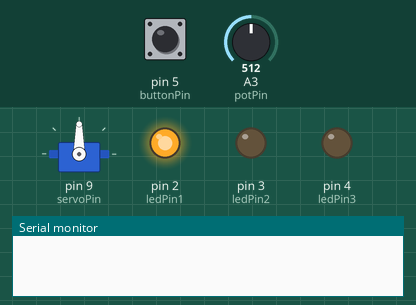
A sketch run on a simulated Arduino Uno, built with avr-gcc and run on an emulated ATmega328P. Shown: servo, output pins drawn as LEDs (lit = HIGH), the last lines printed to the serial monitor. The inputs (shaded band) are chosen by the test bench; at power-on: A3 (potPin) = 512, pin 5 (buttonPin) LOW.

Above: at 1.2 s.
1.3 s: A3 (potPin) set to 716
At 1.8 s:
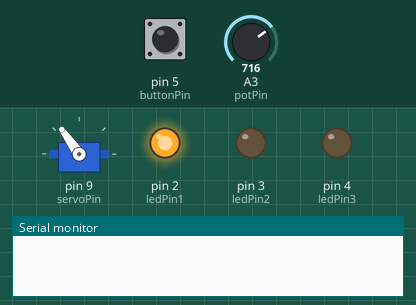
2.8 s: pin 5 (buttonPin) pulled HIGH for 0.15 s
At 4.1 s:
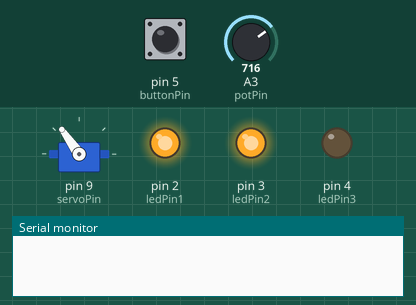
4.4 s: pin 5 (buttonPin) pulled HIGH for 1 s
At 5.5 s:
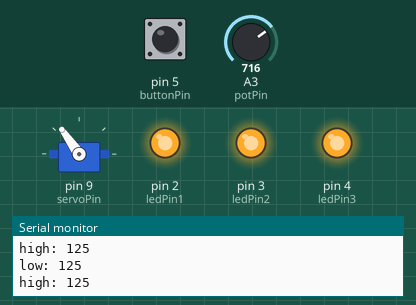
6.9 s: pin 5 (buttonPin) pulled HIGH for 3.2 s
At 7.7 s:
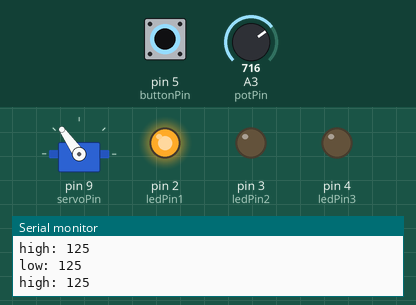
11.6 s: A3 (potPin) set to 900
At 12.0 s:
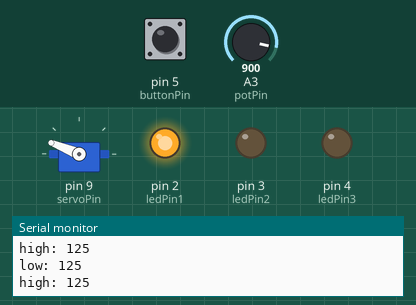
13.1 s: A3 (potPin) set to 1023
At 14.4 s:
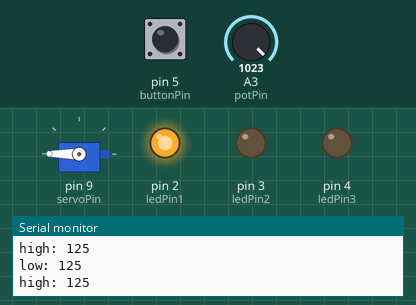
Timing chart, 0 to 15.6 s (numbered marks = the images above; inputs shaded):
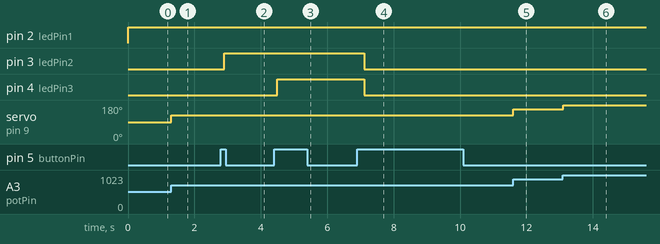

The sketch:

linac-cern.ino
```cpp
#include <Servo.h>
const int potPin = A3;
const int buttonPin = 5;
const int ledPin1 = 2;
const int ledPin2 = 3;
const int ledPin3 = 4;
const int servoPin = 9;

Servo myservo;
int state = 0;
int potVal = 0;
int buttonState;
int lastButtonState = 0;
int servoPos = 0;
int lowDegree;
int highDegree;


// the following variables are unsigned longs because the time, measured in
// milliseconds, will quickly become a bigger number than can be stored in an int.
unsigned long lastDebounceTime = 0;  // the last time the output pin was toggled
unsigned long debounceDelay = 100;   // the debounce time; increase if the output flickers
unsigned long time;

bool buttonPressed() {
  bool pressed = false;
  int reading = digitalRead(buttonPin);
  time = millis();

  if (reading != lastButtonState) {
    lastDebounceTime = millis();
  }

  if ((millis() - lastDebounceTime) > debounceDelay) {
    if (reading != buttonState) {
      buttonState = reading;
      if (buttonState == 1) {
        pressed = true;
      }
    }
  }
  lastButtonState = reading;
  return pressed;
}

void setup() {
  Serial.begin(9600);
  pinMode(buttonPin, INPUT);
  pinMode(ledPin1, OUTPUT);
  pinMode(ledPin2, OUTPUT);
  pinMode(ledPin3, OUTPUT);
  myservo.attach(servoPin);
}

void loop() {

  if (state == 0) {
    potVal = analogRead(potPin);
    lowDegree = map(potVal, 0, 1023, 0, 180);
    myservo.write(lowDegree);
    digitalWrite(ledPin1, HIGH);
    digitalWrite(ledPin2, LOW);
    digitalWrite(ledPin3, LOW);
    if (buttonPressed()){
      state++;
    }
  } else if (state == 1) {
    potVal = analogRead(potPin);
    highDegree = map(potVal, 0, 1023, 0, 180);
    myservo.write(highDegree);
    digitalWrite(ledPin1, HIGH);
    digitalWrite(ledPin2, HIGH);
    if (buttonPressed()){
      state++;
    }
  } else {
    digitalWrite(ledPin1, HIGH);
    digitalWrite(ledPin2, HIGH);
    digitalWrite(ledPin3, HIGH);
    myservo.write(lowDegree);
    Serial.print("low: ");
    Serial.print(lowDegree);
    Serial.print("\n");
    delay(100);
    myservo.write(highDegree);
    Serial.print("high: ");
    Serial.print(highDegree);
    Serial.print("\n");
    delay(100);
    if (buttonPressed()){
      state = 0;
    }
  }
}
```

Measured:
- after the input at 1.3 s, servo on pin 9 (servoPin): 90° → 125° at once
- after the input at 2.8 s, pin 3 (ledPin2): LOW → HIGH after 0.10 s
- after the input at 4.4 s, pin 4 (ledPin3): LOW → HIGH after 0.10 s
- after the input at 6.9 s, pin 3 (ledPin2), pin 4 (ledPin3): HIGH → LOW after 0.21 s
- after the input at 11.6 s, servo on pin 9 (servoPin): 125° → 158° at once
- after the input at 13.1 s, servo on pin 9 (servoPin): 158° → 180° at once
